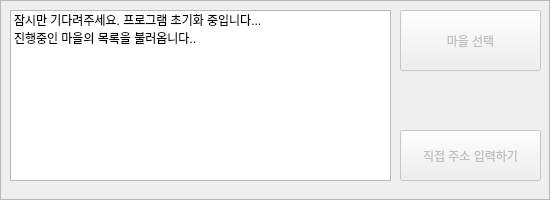
<?xml version="1.0" encoding="UTF-8"?>
<ui version="4.0">
 <class>frame</class>
 <widget class="QFrame" name="frame">
  <property name="geometry">
   <rect>
    <x>0</x>
    <y>0</y>
    <width>550</width>
    <height>200</height>
   </rect>
  </property>
  <property name="minimumSize">
   <size>
    <width>550</width>
    <height>200</height>
   </size>
  </property>
  <property name="maximumSize">
   <size>
    <width>550</width>
    <height>200</height>
   </size>
  </property>
  <property name="windowTitle">
   <string>마을 고르기</string>
  </property>
  <property name="frameShape">
   <enum>QFrame::StyledPanel</enum>
  </property>
  <property name="frameShadow">
   <enum>QFrame::Raised</enum>
  </property>
  <widget class="QListWidget" name="listwidget">
   <property name="geometry">
    <rect>
     <x>10</x>
     <y>10</y>
     <width>381</width>
     <height>171</height>
    </rect>
   </property>
   <item>
    <property name="text">
     <string>잠시만 기다려주세요. 프로그램 초기화 중입니다...</string>
    </property>
   </item>
   <item>
    <property name="text">
     <string>진행중인 마을의 목록을 불러옵니다..</string>
    </property>
   </item>
  </widget>
  <widget class="QPushButton" name="btn_go">
   <property name="enabled">
    <bool>false</bool>
   </property>
   <property name="geometry">
    <rect>
     <x>400</x>
     <y>10</y>
     <width>141</width>
     <height>61</height>
    </rect>
   </property>
   <property name="text">
    <string>마을 선택</string>
   </property>
  </widget>
  <widget class="QPushButton" name="btn_self">
   <property name="enabled">
    <bool>false</bool>
   </property>
   <property name="geometry">
    <rect>
     <x>400</x>
     <y>130</y>
     <width>141</width>
     <height>51</height>
    </rect>
   </property>
   <property name="text">
    <string>직접 주소 입력하기</string>
   </property>
  </widget>
 </widget>
 <resources/>
 <connections/>
</ui>
